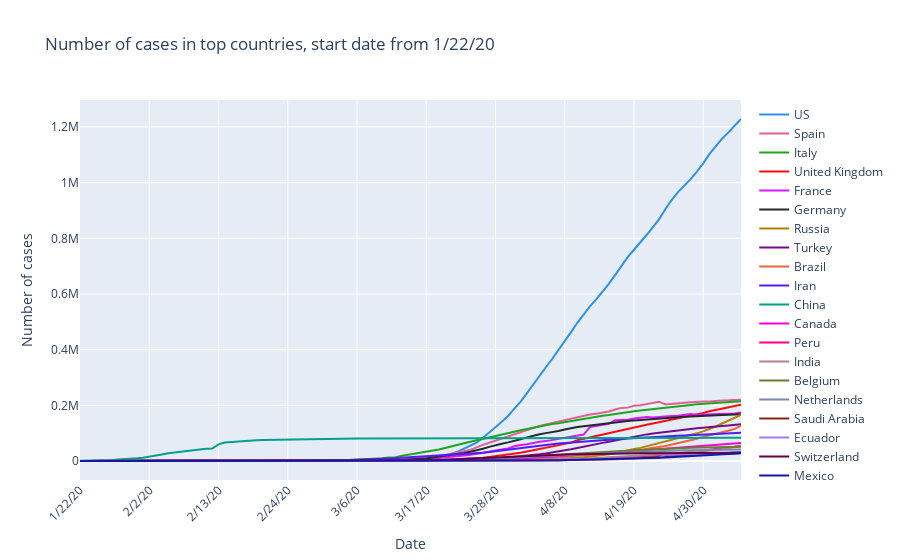

Source (notebook cell):
### Code cell
import numpy as np
import plotly.graph_objects as go
import plotly

# Now let's look at the number of case across time for top countries
name_top_country = top_country['Country/Region']
matrix_num_case = top_country.drop(columns=['Country/Region', 'Lat', 'Long']).to_numpy()

# Plot the number of cases
fig = go.Figure()
color_values = plotly.colors.qualitative.Dark24
for index, country in enumerate(name_top_country):
    fig.add_trace(go.Scatter(x=date_string, y=matrix_num_case[index, :], name=country,
                             line=dict(color=color_values[index])))
    
fig.update_layout(title='Number of cases in top countries, start date from ' + date_string[0],
                   xaxis_title='Date',
                   yaxis_title='Number of cases')
fig.update_xaxes(tickangle=-45, nticks=10)
fig.show()
